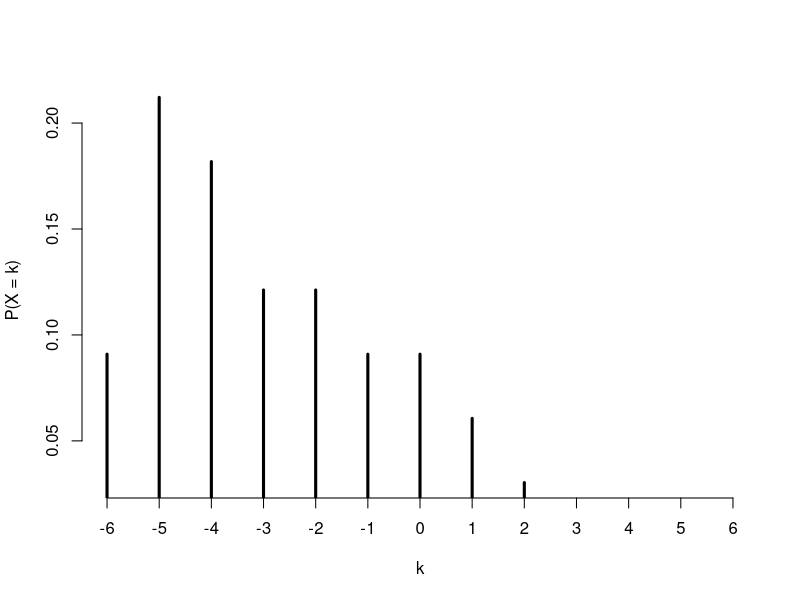
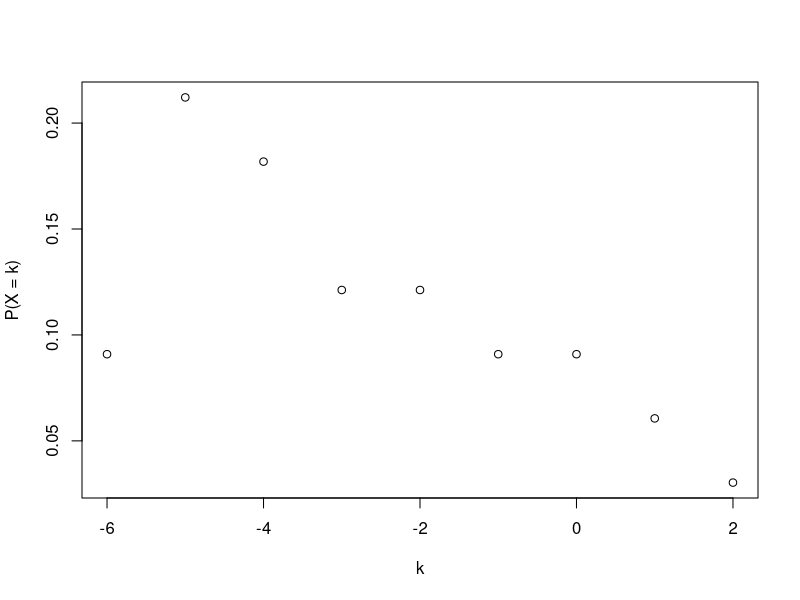
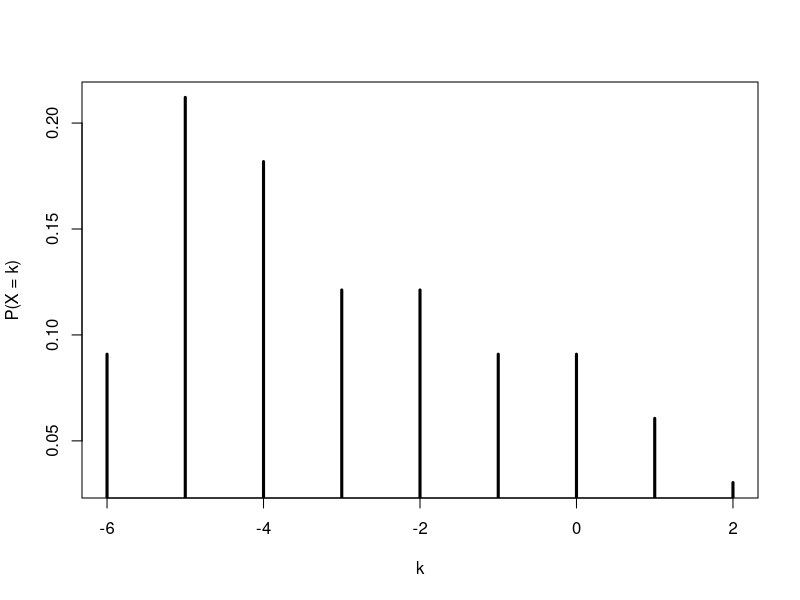
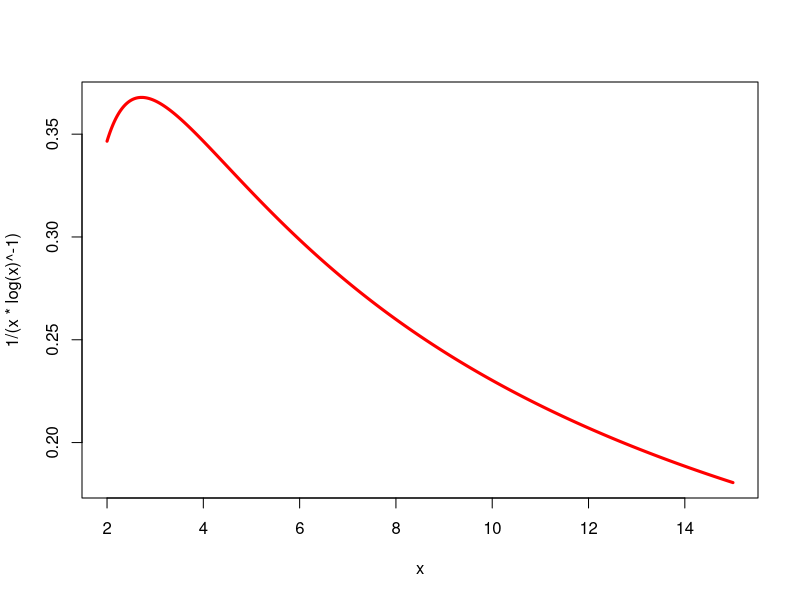
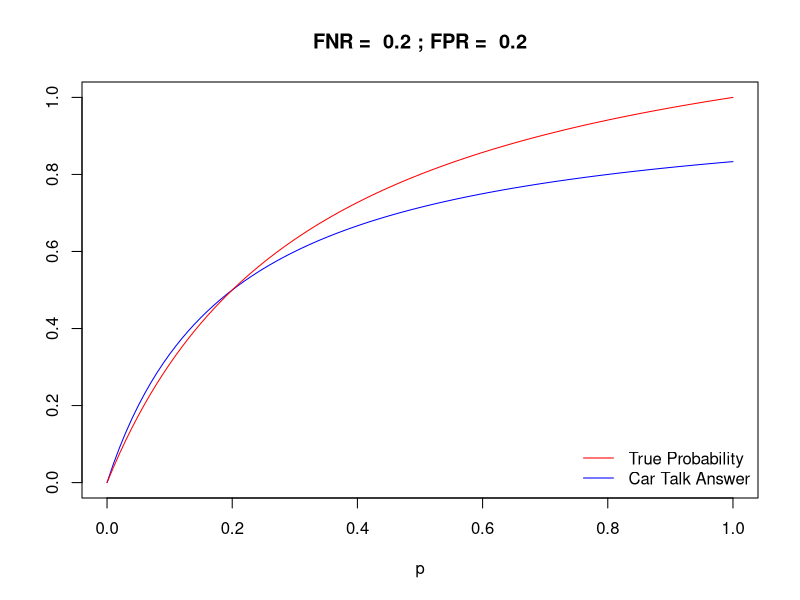
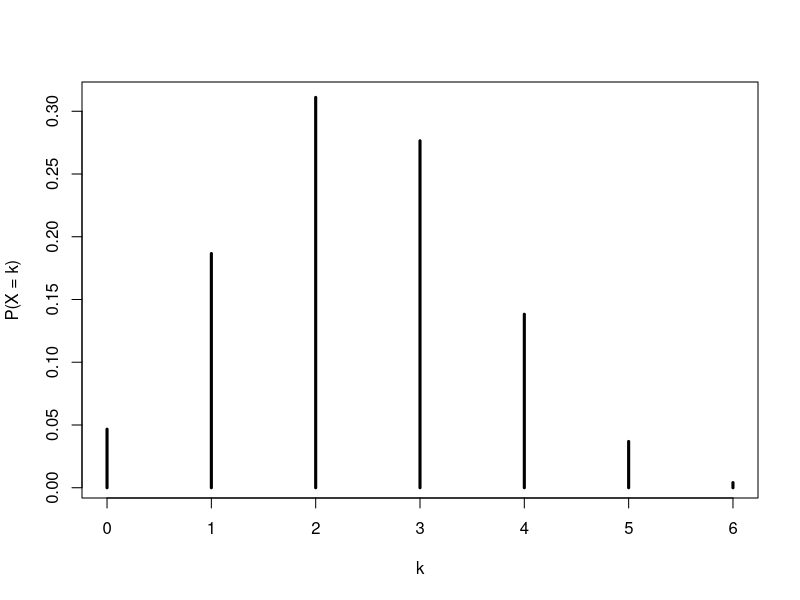
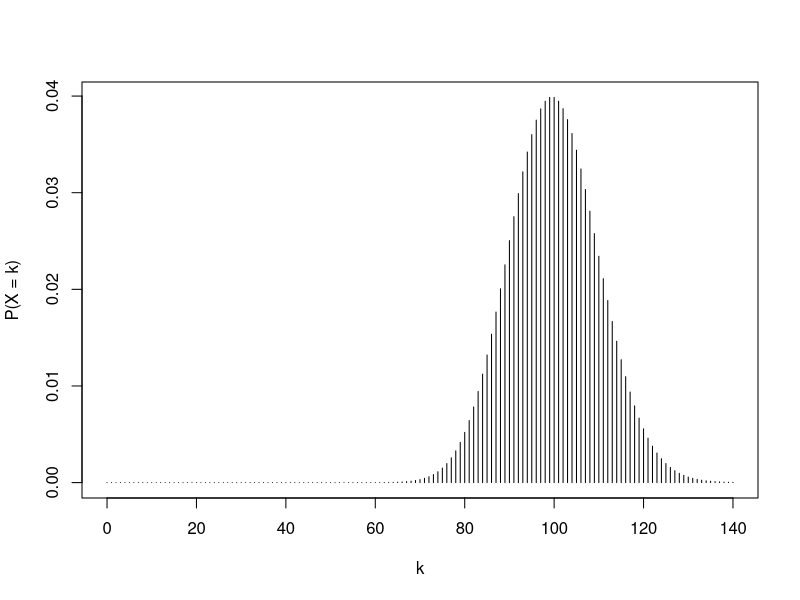

These charts were generated, in order, by the following R code:
## ---- chunk 1
#| echo: false
set.seed(123456)
## ---- chunk 2
2 + 2 # addition
5 - 2 # subtraction
0.5 * 6 # multiplication
3 / 4 # division
sqrt(2) # square root
4 ^ 2 # exponent
## ---- chunk 3
exp(4.9) # base-e exponent
log(7) # natural log
ceiling(4.6) # round up
floor(4.6) # round down
factorial(4) # n! = n x (n-1) x ... x 2 x 1
choose(8, 3) # binomial coefficient
## ---- chunk 4
exp(-4) * cosh(4)
## ---- chunk 5
1 - choose(48, 5) / choose(52, 5)
## ---- chunk 6
c(pi, 5, 3.6, 2, 9, 6000) 
## ---- chunk 7
5:15
## ---- chunk 8
seq(0, 1, length.out = 11) 
## ---- chunk 9
numeric(10)
## ---- chunk 10
c("Mary", "had", "a", "little", "chainsaw")
## ---- chunk 11
x <- c(6, pi, sqrt(2), exp(1), 0)
x
## ---- chunk 12
x

x[2]

x[c(1, 3, 5)]

x[1:3]
## ---- chunk 13
#| echo: false
# ==============================================================================
# specify the distribution of the random variable
# ==============================================================================

range_X <- -6:2

mass <- c(3, 7, 6, 4, 4, 3, 3, 2, 1)

PMF <- mass / sum(mass)

# ==============================================================================
# plot the PMF
# ==============================================================================

plot(range_X, PMF, type = "h", xlim = c(-6, 6), lwd = 3, 
     xlab = "k",
     ylab = "P(X = k)",
     xaxt = "n",
     bty = "n")
axis(1, at = -6:6, labels = -6:6)
## ---- chunk 14
range_x <- -6:2
## ---- chunk 15
masses <- c(3, 7, 6, 4, 4, 3, 3, 2, 1)

sum(masses)
## ---- chunk 16
probs <- masses / 33
probs
## ---- chunk 17
range_x * probs
## ---- chunk 18
EX <- sum(range_x * probs)
EX
## ---- chunk 19
k <- 0:10

pmf <- choose(10, k) * (3 ^ (10 - k)) / 2^20
pmf

sum(pmf)
## ---- chunk 20
sample(c("H", "T"), size = 10, replace = TRUE)
## ---- chunk 21
sample(1:6, size = 10, replace = TRUE)
## ---- chunk 22
deck_of_cards <- c("AH", "2H", "3H", "4H", "5H", "6H", "7H", "8H", "9H", "10H", "JH", "QH", "KH",
                   "AD", "2D", "3D", "4D", "5D", "6D", "7D", "8D", "9D", "10D", "JD", "QD", "KD",
                   "AC", "2C", "3C", "4C", "5C", "6C", "7C", "8C", "9C", "10C", "JC", "QC", "KC",
                   "AS", "2S", "3S", "4S", "5S", "6S", "7S", "8S", "9S", "10S", "JS", "QS", "KS")

sample(deck_of_cards, size = 5, replace = FALSE)
## ---- chunk 23
range_x <- -6:2
masses <- c(3, 7, 6, 4, 4, 3, 3, 2, 1)
pmf <- masses / sum(masses)

random_draws <- sample(range_x, 5000, replace = TRUE, prob = pmf)
random_draws
## ---- chunk 24
table(random_draws)
## ---- chunk 25
table(random_draws) / 5000
## ---- chunk 26
round(pmf, digits = 3)
## ---- chunk 27
range_x <- -6:2
masses <- c(3, 7, 6, 4, 4, 3, 3, 2, 1)
pmf <- masses / sum(masses)

plot(range_x, pmf, xlab = "k", ylab = "P(X = k)")
## ---- chunk 28
range_x <- -6:2
masses <- c(3, 7, 6, 4, 4, 3, 3, 2, 1)
pmf <- masses / sum(masses)

plot(range_x, pmf, type = "h", lwd = 3, xlab = "k", ylab = "P(X = k)")
## ---- chunk 29
curve(1 / (x * log(x) ^ -1), from = 2, to = 15, n = 1000, lwd = 3, col = "red")
## ---- chunk 30
#| code-fold: true

f_plus = 0.2
f_minus = 0.2
curve(x / (x + f_plus),
      col = "blue",
      xlab = "p", 
      ylab = "", 
      xlim = c(0, 1),
      ylim = c(0, 1),
      main = paste("FNR = ", f_minus, "; FPR = ", f_plus))
curve(x / (x + f_plus * ((1 - x) / (1 - f_minus))),
      col = "red", add = TRUE)
legend("bottomright",
       c("True Probability", "Car Talk Answer"),
       col = c("red", "blue"),
       bty = "n",
       lty = c(1, 1)
       )
## ---- chunk 31
binom_range <- 0:6
binom_pmf <- dbinom(binom_range, 6, 0.4) # vectorized!

plot(binom_range, binom_pmf, type = "h", xlab = "k", ylab = "P(X = k)", lwd = 3)
## ---- chunk 32
probs_1_to_25 <- dbinom(1:25, 25, 0.0162)
probs_1_to_25

sum(probs_1_to_25)
## ---- chunk 33

prob_0 <- dbinom(0, 25, 0.0162)

1 - prob_0
## ---- chunk 34
random_draws <- rbinom(5000, 25, 0.0162)

table(random_draws) / 5000
## ---- chunk 35
round(dbinom(0:7, 25, 0.0162), digits = 4)
## ---- chunk 36
pois_range <- 0:140
pois_pmf <- dpois(pois_range, 100)

plot(pois_range, pois_pmf, type = "h", xlab = "k", ylab = "P(X = k)")
## ---- chunk 37
prob_below_average <- sum(dpois(0:100, 100))

1 - prob_below_average
## ---- chunk 38
evens <- seq(0, 100, by = 2)

sum(dpois(evens, 4))
## ---- chunk 39
random_draws <- rpois(5000, 100)

table(random_draws) / 5000
## ---- chunk 40
sort(unique(random_draws))
## ---- chunk 41
probs <- round( dpois(sort(unique(random_draws)), 100), digits = 4)
probs
## ---- chunk 42
props <- table(random_draws) / 5000

cbind(probs, props)
